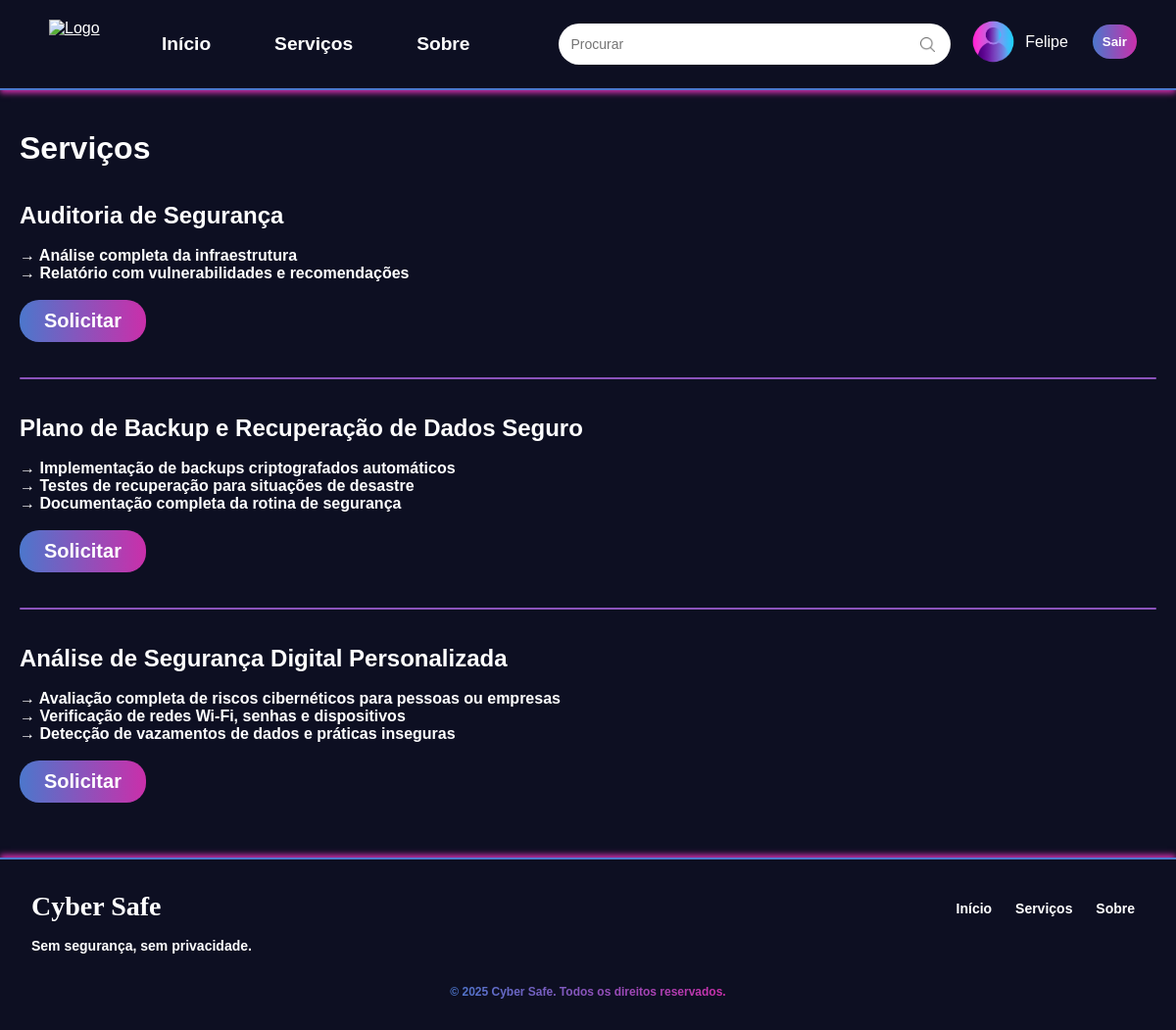
The app's page /servicos/ (signed in) with its own data.
### learning_logs/models.py (models this page shows, shortened)
class Servico(models.Model):
    nome = models.CharField(max_length=255)
    descricao = models.TextField()

### learning_logs/views.py (the view)
# urls.py: path('servicos/', views.servicos, name='servicos'),
def servicos(request):
    servicos = Servico.objects.all()
    return render(request, 'learning_logs/servicos.html', {'servicos': servicos})

### learning_logs/templates/learning_logs/servicos.html (shortened to what this page needs)
<!DOCTYPE html>
<html lang="pt-BR">
    {% extends "learning_logs/base.html" %}
    {% load static %}
    {% block extra_css %}
        <link rel="stylesheet" href="{% static 'learning_logs/css/index.css' %}">
    {% endblock %}
    {% block content %}
    <div class="corpo">
        <br>
        <h1>Serviços</h1>
        {% for servico in servicos %}
            <br>
            <br>
            <h2>{{ servico.nome }}</h2>
            <br>
            <p>{{ servico.descricao|linebreaksbr }}</p>
            <br>
            <div class="botao">
                <a><button type="submit">Solicitar</button></a>
            </div>
            <br>
            <br>
            {% if not forloop.last %}
                <hr>
            {% endif %}
        {% endfor %}
    </div>
    {% endblock content %}

### learning_logs/templates/learning_logs/base.html (shortened to what this page needs)
<!DOCTYPE html>
<html lang="pt-BR">
<head>
    {% load static %}
    <link rel="stylesheet" href="{% static 'learning_logs/css/base.css' %}">
    {% block extra_css %}{% endblock %}
</head>
<header>
    <a class="logo" href="{% url 'index' %}"><img src="{% static 'learning_logs/img/logo.png' %}" class="logo" alt="Logo"></a>
    <div class="botao_menu">
        <a href="{% url 'index' %}">Início</a><a href="{% url 'servicos' %}">Serviços</a><a href="{% url 'sobre' %}">Sobre</a>
    </div>
    <div class="barra_pesquisa">
        <input type="text" placeholder="Procurar">
        <button><img src="{% static 'learning_logs/img/search.png' %}"></button>
    </div>
    <div class="header-right">
    {% if user.is_authenticated %}
        <img src="{% static 'learning_logs/img/profile.png' %}" alt="Perfil" class="profile-pic">
        <span>{{ user.username }}</span>
        <form action="{% url 'logout' %}" method="post">
            <button type="submit">Sair</button>
        </form>
    {% else %}
        <a href="{% url 'login' %}">
            <img src="{% static 'learning_logs/img/profile.png' %}" alt="Perfil" class="profile-pic">
        </a>
    {% endif %}
    </div>
</header>
<body>
{% block content %}{% endblock content %}
{% include "learning_logs/footer.html" %}
</body>
</html>

### learning_logs/static/learning_logs/css/base.css (style rules this page uses)
* { margin: 0; padding: 0; box-sizing: border-box; color: rgb(255, 255, 255); }
body { background-color: #0d0f22; }
header { font-family: 'Arial', sans-serif; position: relative; background-color: #0d0f22; display: flex; align-items: center; padding: 20px; border-radius: 0px; border-bottom: solid 2px #4c77cc; box-shadow: 0 3px 6px #ca2faa; }
.header-right { position: absolute; top: 20px; right: 40px; display: flex; align-items: center; gap: 10px; }
.header-right button { background: linear-gradient(to right, #4c77cc, #ca2faa); border: none; color: white; padding: 10px; border-radius: 20px; cursor: pointer; font-weight: bold; display: block; margin: 0 auto; margin-left: 15px; }
.profile-pic { width: 45px; height: 45px; border-radius: 50%; cursor: pointer; transition: transform 0.3s ease; }
a.logo { display: inline-block; margin-left: 30px; }
.logo { display: block; margin: 0; padding: 0; width: 60px; height: 50px; }
.botao_menu a { font-weight: bold; color: rgb(255, 255, 255); padding: 10px; margin-left: 45px; text-decoration: none; font-size: 1.2em; }
.botao_menu a { position: relative; display: inline-block; color: white; text-decoration: none; }
.botao_menu a::after { content: ""; position: absolute; bottom: -4px; left: 0; width: 0; height: 3px; background: linear-gradient(to right, #4c77cc, #ca2faa); transition: width 0.3s ease; border-radius: 8px; }
.barra_pesquisa { width: 100%; max-width: 400px; margin: 0px 0px 0 80px; display: flex; align-items: center; border-radius: 25px; padding: 3px; background-color: white; }
.barra_pesquisa input { color: black; flex: 1; border: none; outline: none; padding: 10px; font-size: 14px; border-radius: 25px; }
.barra_pesquisa button { background-color: #ffffff; color: white; border: none; padding: 10px 13px; border-radius: 25px; cursor: pointer; transition: 0.3s; }
.barra_pesquisa img { display: block; margin: 0; padding: 0; width: 15px; height: 15px; }

### learning_logs/static/learning_logs/css/index.css (style rules this page uses)
.corpo { font-family: 'Arial', sans-serif; font-weight: bold; text-align: justify; border-radius: 5px; margin-top: 3px; background-color: #0d0f22; padding: 20px; }
hr { border: none; height: 2px; background: #8b53bb; margin: 0; border-radius: 4px; }
.botao button { background: linear-gradient(to right, #4c77cc, #ca2faa); border: none; color: white; font-size: 20px; padding: 10px 25px; border-radius: 20px; cursor: pointer; font-weight: bold; transition: 0.3s ease; }
.botao a { text-decoration: none; }

### records on screen
Servico: nome "Auditoria de Segurança", descricao "→ Análise completa da infraestrutura → Relatório com vulnerabilidades e recomendações"
Servico: nome "Plano de Backup e Recuperação de Dados Seguro", descricao "→ Implementação de backups criptografados automáticos → Testes de recuperação para situações de desastre → Documentação completa da rotina de segurança"
Servico: nome "Análise de Segurança Digital Personalizada", descricao "→ Avaliação completa de riscos cibernéticos para pessoas ou empresas → Verificação de redes Wi-Fi, senhas e dispositivos → Detecção de vazamentos de dados e práticas inseguras"

### other values on screen
{{ user.username }} "Felipe"
